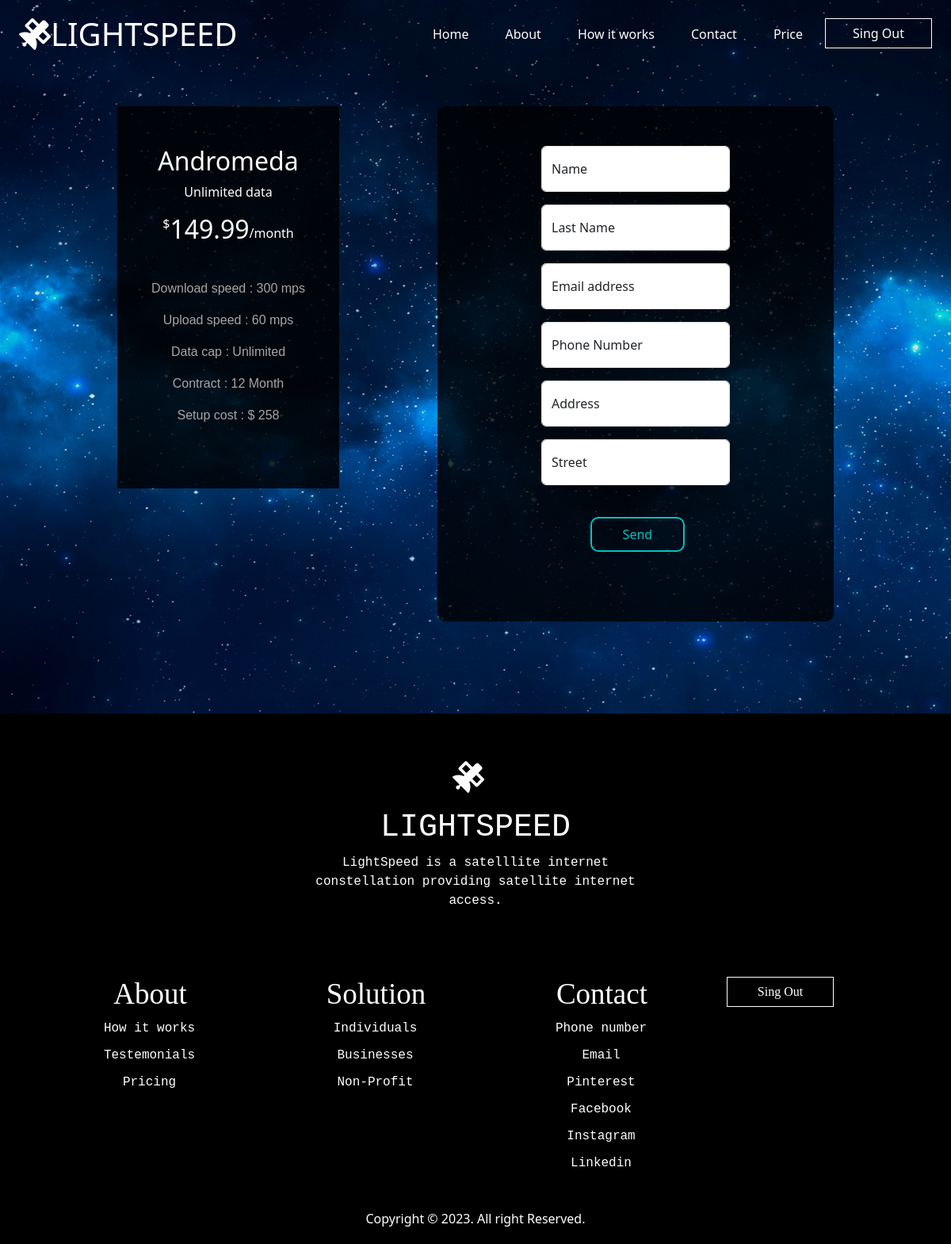
Page /product/Andromeda/ (signed in) on the committed database.
### internetApp/models.py (models this page shows, shortened)
class Price(models.Model):
    internet_id = models.AutoField(primary_key=True)
    internet_title = models.CharField(max_length=60, null=True, blank=True)
    internet_model = models.CharField(max_length=60, null=True, blank=True)
    internet_price = models.DecimalField(max_digits=5, decimal_places=2, null=True, blank=True)  # 199.99
    download_speed = models.CharField(max_length=60, null=True, blank=True)
    upload_speed = models.CharField(max_length=60, null=True, blank=True)
    data_cap = models.CharField(max_length=60, null=True, blank=True)
    contract = models.CharField(max_length=60, null=True, blank=True)
    setup_cost = models.IntegerField(null=True, blank=True)
    slug = models.SlugField(default="", null=False)

### internetApp/views.py (the view, shortened to what this page needs)
# urls.py: path("product/<slug:slug>/", views.priceProduct, name="product"),
@login_required(login_url='singup')
def priceProduct(request, slug):
    detProduct = Price.objects.get(slug=slug)
    context = {'detProduct':detProduct}
    return render(request, 'price_product.html', context)

### internetApp/templates/price_product.html (shortened to what this page needs)
{% extends 'main.html' %}
{% load static %}
{% block content %}
<div class="container-fluid" id="cont11">
      {% include 'navbar.html' %}
    <div class="container-fluid">
        <div class="order mt-5">
            <div class="kol1">
                <h2>{{detProduct.internet_title}}</h2>
                <p>{{detProduct.internet_model}}</p>
                <div class="price1">
                    <p>$</p><h2>{{detProduct.internet_price}}</h2><p class="month">/month</p>
                </div>
                <div class="text-price">
                    <p>Download speed : {{detProduct.download_speed}}</p>
                    <p>Upload speed : {{detProduct.upload_speed}}</p>
                    <p>Data cap : {{detProduct.data_cap}}</p>
                    <p>Contract : {{detProduct.contract}}</p>
                    <p>Setup cost : $ {{detProduct.setup_cost}}</p>
                </div>
            </div>
            <div class="order1">
                <form method="POST">
                    <div class="row justify-content-evenly">
                        <div class="col-12 col-lg-6 col-md-3">
                            <div class="form-floating mb-3">
                              <input type="text" name="res_emri" class="form-control " id="floatingInput" placeholder="Name">
                              <label for="floatingInput">Name</label>
                            </div>
                        </div>
                    </div>
                    <div class="row justify-content-evenly">
                        <div class="col-12 col-lg-6 col-md-3">
                            <div class="form-floating mb-3">
                              <input type="text" name="res_mbiemri" class="form-control " id="floatingInput" placeholder="LastName">
                              <label for="floatingInput">Last Name</label>
                            </div>
                        </div>
                    </div>
                    <div class="row justify-content-evenly">
                        <div class="col-12 col-lg-6 col-md-3">
                            <div class="form-floating mb-3">
                              <input type="email" name="res_email" class="form-control " id="floatingInput" placeholder="name@example.com">
                              <label for="floatingInput">Email address</label>
                            </div>
                        </div>
                    </div>
                    <div class="row justify-content-evenly">
                        <div class="col-12 col-lg-6 col-md-3">
                            <div class="form-floating mb-3">
                              <input type="number" name="res_number" class="form-control " id="floatingInput" placeholder="Phonenumber">
                              <label for="floatingInput">Phone Number</label>
                            </div>
                        </div>
                    </div>
                    <div class="row justify-content-evenly">
                        <div class="col-12 col-lg-6 col-md-3">
                            <div class="form-floating mb-3">
                              <input type="text" name="res_address" class="form-control " id="floatingInput" placeholder="Address">
                              <label for="floatingInput">Address</label>
                            </div>
                        </div>
                    </div>
                    <div class="row justify-content-evenly">
                        <div class="col-12 col-lg-6 col-md-3">
                            <div class="form-floating mb-3">
                              <input type="text" name="res_street" class="form-control " id="floatingInput" placeholder="Street">
                              <label for="floatingInput">Street</label>
                            </div>
                        </div>
                    </div>
                    <div class="row justify-content-evenly">
                        <div class="col-12 col-lg-6 col-md-3">
                            <button type="submit" name="btnreserv" class="btnreserv mt-4">Send</button>
                        </div>
                    </div>
                </form>
            </div>
        </div>
    </div>
</div>
{% endblock %}

### internetApp/static/css/style.css (style rules this page uses)
* { margin: 0; padding: 0; }
#cont11 { background-image: url(../image/bgfoto3.jpg); position: relative; background-size: cover; height: 900px; }
.kol1 { background-color: #000000d2; width: 280px; height: 482px; text-align: center; color: white; padding-top: 50px; }
.price1 { display: flex; justify-content: center; color: white; }
.month { margin-top: 12px; }
.text-price { padding-top: 30px; font-family: sans-serif; color: #a7a5a5; }
input { width: 100%; height: 50px; border-radius: 10px; }
.order { display: flex; justify-content: space-evenly; }
.order1 { width: 500px; height: 650px; background: #000000c4; padding-top: 50px; border-radius: 10px; }
.btnreserv { width: 50%; height: 85%; border-radius: 10px; background: transparent; border: 2px solid #00c4c4; color: #00c4c4; position: relative; left: 26%; }

### rows in the picture
Price: internet_title "Andromeda", internet_model "Unlimited data", internet_price "149.99", download_speed "300 mps", upload_speed "60 mps", data_cap "Unlimited", contract "12 Month", setup_cost "258"
